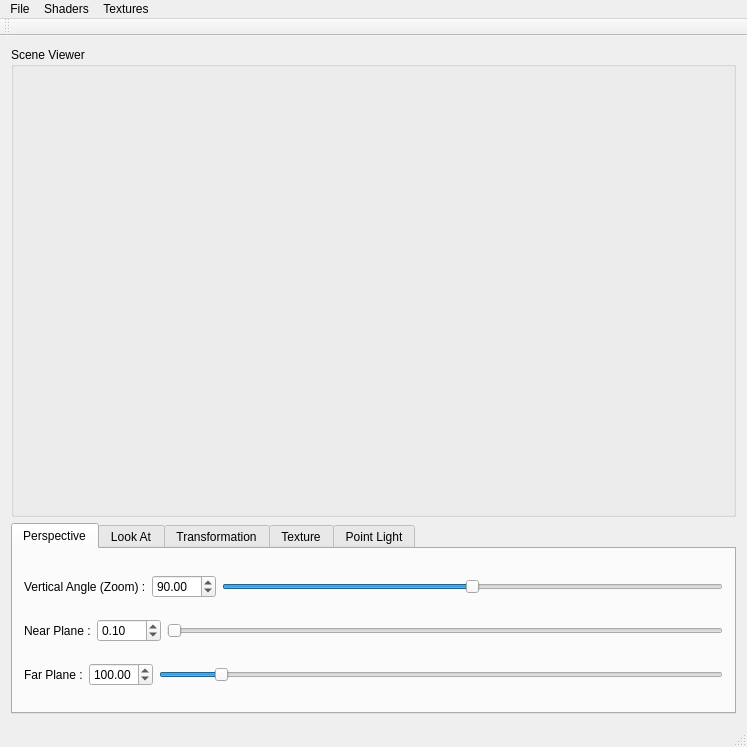
<?xml version="1.0" encoding="UTF-8"?>
<ui version="4.0">
 <class>MainWindow</class>
 <widget class="QMainWindow" name="MainWindow">
  <property name="geometry">
   <rect>
    <x>0</x>
    <y>0</y>
    <width>747</width>
    <height>747</height>
   </rect>
  </property>
  <property name="windowTitle">
   <string>MainWindow</string>
  </property>
  <widget class="QWidget" name="centralWidget">
   <layout class="QGridLayout" name="gridLayout">
    <item row="0" column="0">
     <widget class="QGroupBox" name="groupBox">
      <property name="sizePolicy">
       <sizepolicy hsizetype="Preferred" vsizetype="Expanding">
        <horstretch>0</horstretch>
        <verstretch>0</verstretch>
       </sizepolicy>
      </property>
      <property name="title">
       <string>Scene Viewer</string>
      </property>
      <layout class="QGridLayout" name="gridLayout_2"/>
     </widget>
    </item>
    <item row="1" column="0">
     <widget class="QTabWidget" name="mainTabs">
      <property name="sizePolicy">
       <sizepolicy hsizetype="Expanding" vsizetype="Fixed">
        <horstretch>0</horstretch>
        <verstretch>0</verstretch>
       </sizepolicy>
      </property>
      <property name="currentIndex">
       <number>0</number>
      </property>
      <widget class="QWidget" name="perspectiveTab">
       <attribute name="title">
        <string>Perspective</string>
       </attribute>
       <layout class="QGridLayout" name="gridLayout_7">
        <item row="0" column="0">
         <layout class="QHBoxLayout" name="horizontalLayout_2">
          <item>
           <widget class="QLabel" name="label">
            <property name="sizePolicy">
             <sizepolicy hsizetype="Fixed" vsizetype="Preferred">
              <horstretch>0</horstretch>
              <verstretch>0</verstretch>
             </sizepolicy>
            </property>
            <property name="text">
             <string>Vertical Angle (Zoom) :</string>
            </property>
           </widget>
          </item>
          <item>
           <widget class="QDoubleSpinBox" name="persVerticalAngleSpin">
            <property name="decimals">
             <number>2</number>
            </property>
            <property name="minimum">
             <double>0.000000000000000</double>
            </property>
            <property name="maximum">
             <double>180.000000000000000</double>
            </property>
            <property name="singleStep">
             <double>0.100000000000000</double>
            </property>
            <property name="value">
             <double>90.000000000000000</double>
            </property>
           </widget>
          </item>
          <item>
           <widget class="QSlider" name="persVerticalAngleSlider">
            <property name="maximum">
             <number>18000</number>
            </property>
            <property name="pageStep">
             <number>10</number>
            </property>
            <property name="value">
             <number>9000</number>
            </property>
            <property name="sliderPosition">
             <number>9000</number>
            </property>
            <property name="orientation">
             <enum>Qt::Horizontal</enum>
            </property>
           </widget>
          </item>
         </layout>
        </item>
        <item row="1" column="0">
         <layout class="QHBoxLayout" name="horizontalLayout_4">
          <item>
           <widget class="QLabel" name="label_3">
            <property name="sizePolicy">
             <sizepolicy hsizetype="Fixed" vsizetype="Preferred">
              <horstretch>0</horstretch>
              <verstretch>0</verstretch>
             </sizepolicy>
            </property>
            <property name="text">
             <string>Near Plane :</string>
            </property>
           </widget>
          </item>
          <item>
           <widget class="QDoubleSpinBox" name="persNearSpin">
            <property name="decimals">
             <number>2</number>
            </property>
            <property name="minimum">
             <double>0.000000000000000</double>
            </property>
            <property name="maximum">
             <double>999.000000000000000</double>
            </property>
            <property name="singleStep">
             <double>0.100000000000000</double>
            </property>
            <property name="value">
             <double>0.100000000000000</double>
            </property>
           </widget>
          </item>
          <item>
           <widget class="QSlider" name="persNearSlider">
            <property name="maximum">
             <number>99900</number>
            </property>
            <property name="value">
             <number>10</number>
            </property>
            <property name="orientation">
             <enum>Qt::Horizontal</enum>
            </property>
           </widget>
          </item>
         </layout>
        </item>
        <item row="2" column="0">
         <layout class="QHBoxLayout" name="horizontalLayout_5">
          <item>
           <widget class="QLabel" name="label_4">
            <property name="sizePolicy">
             <sizepolicy hsizetype="Fixed" vsizetype="Preferred">
              <horstretch>0</horstretch>
              <verstretch>0</verstretch>
             </sizepolicy>
            </property>
            <property name="text">
             <string>Far Plane :</string>
            </property>
           </widget>
          </item>
          <item>
           <widget class="QDoubleSpinBox" name="persFarSpin">
            <property name="minimum">
             <double>0.000000000000000</double>
            </property>
            <property name="maximum">
             <double>999.000000000000000</double>
            </property>
            <property name="singleStep">
             <double>0.100000000000000</double>
            </property>
            <property name="value">
             <double>100.000000000000000</double>
            </property>
           </widget>
          </item>
          <item>
           <widget class="QSlider" name="persFarSlider">
            <property name="maximum">
             <number>99900</number>
            </property>
            <property name="value">
             <number>10000</number>
            </property>
            <property name="orientation">
             <enum>Qt::Horizontal</enum>
            </property>
           </widget>
          </item>
         </layout>
        </item>
       </layout>
      </widget>
      <widget class="QWidget" name="lookAtTab">
       <attribute name="title">
        <string>Look At</string>
       </attribute>
       <layout class="QGridLayout" name="gridLayout_3">
        <item row="0" column="0">
         <layout class="QHBoxLayout" name="horizontalLayout_6">
          <item>
           <widget class="QLabel" name="label_5">
            <property name="sizePolicy">
             <sizepolicy hsizetype="Fixed" vsizetype="Preferred">
              <horstretch>0</horstretch>
              <verstretch>0</verstretch>
             </sizepolicy>
            </property>
            <property name="text">
             <string>Eye (X,Y,Z) :</string>
            </property>
           </widget>
          </item>
          <item>
           <widget class="QDoubleSpinBox" name="lookEyeXSpin">
            <property name="minimum">
             <double>-99999.000000000000000</double>
            </property>
            <property name="maximum">
             <double>99999.000000000000000</double>
            </property>
            <property name="singleStep">
             <double>0.100000000000000</double>
            </property>
            <property name="value">
             <double>0.000000000000000</double>
            </property>
           </widget>
          </item>
          <item>
           <widget class="QDoubleSpinBox" name="lookEyeYSpin">
            <property name="minimum">
             <double>-99999.000000000000000</double>
            </property>
            <property name="maximum">
             <double>99999.000000000000000</double>
            </property>
            <property name="singleStep">
             <double>0.100000000000000</double>
            </property>
            <property name="value">
             <double>0.000000000000000</double>
            </property>
           </widget>
          </item>
          <item>
           <widget class="QDoubleSpinBox" name="lookEyeZSpin">
            <property name="minimum">
             <double>-99999.000000000000000</double>
            </property>
            <property name="maximum">
             <double>99999.000000000000000</double>
            </property>
            <property name="singleStep">
             <double>0.100000000000000</double>
            </property>
            <property name="value">
             <double>1.000000000000000</double>
            </property>
           </widget>
          </item>
         </layout>
        </item>
        <item row="1" column="0">
         <layout class="QHBoxLayout" name="horizontalLayout_7">
          <item>
           <widget class="QLabel" name="label_6">
            <property name="sizePolicy">
             <sizepolicy hsizetype="Fixed" vsizetype="Preferred">
              <horstretch>0</horstretch>
              <verstretch>0</verstretch>
             </sizepolicy>
            </property>
            <property name="text">
             <string>Center (X,Y,Z) :</string>
            </property>
           </widget>
          </item>
          <item>
           <widget class="QDoubleSpinBox" name="lookCenterXSpin">
            <property name="minimum">
             <double>-99999.000000000000000</double>
            </property>
            <property name="maximum">
             <double>99999.000000000000000</double>
            </property>
            <property name="singleStep">
             <double>0.100000000000000</double>
            </property>
           </widget>
          </item>
          <item>
           <widget class="QDoubleSpinBox" name="lookCenterYSpin">
            <property name="minimum">
             <double>-99999.000000000000000</double>
            </property>
            <property name="maximum">
             <double>99999.000000000000000</double>
            </property>
            <property name="singleStep">
             <double>0.100000000000000</double>
            </property>
           </widget>
          </item>
          <item>
           <widget class="QDoubleSpinBox" name="lookCenterZSpin">
            <property name="minimum">
             <double>-99999.000000000000000</double>
            </property>
            <property name="maximum">
             <double>99999.000000000000000</double>
            </property>
            <property name="singleStep">
             <double>0.100000000000000</double>
            </property>
           </widget>
          </item>
         </layout>
        </item>
        <item row="2" column="0">
         <layout class="QHBoxLayout" name="horizontalLayout_8">
          <item>
           <widget class="QLabel" name="label_7">
            <property name="sizePolicy">
             <sizepolicy hsizetype="Fixed" vsizetype="Preferred">
              <horstretch>0</horstretch>
              <verstretch>0</verstretch>
             </sizepolicy>
            </property>
            <property name="text">
             <string>Up (X,Y,Z) :</string>
            </property>
           </widget>
          </item>
          <item>
           <widget class="QDoubleSpinBox" name="lookUpXSpin">
            <property name="minimum">
             <double>-99999.000000000000000</double>
            </property>
            <property name="maximum">
             <double>99999.000000000000000</double>
            </property>
            <property name="singleStep">
             <double>0.100000000000000</double>
            </property>
           </widget>
          </item>
          <item>
           <widget class="QDoubleSpinBox" name="lookUpYSpin">
            <property name="minimum">
             <double>-99999.000000000000000</double>
            </property>
            <property name="maximum">
             <double>99999.000000000000000</double>
            </property>
            <property name="singleStep">
             <double>0.100000000000000</double>
            </property>
            <property name="value">
             <double>1.000000000000000</double>
            </property>
           </widget>
          </item>
          <item>
           <widget class="QDoubleSpinBox" name="lookUpZSpin">
            <property name="minimum">
             <double>-99999.000000000000000</double>
            </property>
            <property name="maximum">
             <double>99999.000000000000000</double>
            </property>
            <property name="singleStep">
             <double>0.100000000000000</double>
            </property>
           </widget>
          </item>
         </layout>
        </item>
       </layout>
      </widget>
      <widget class="QWidget" name="transformTab">
       <attribute name="title">
        <string>Transformation</string>
       </attribute>
       <layout class="QGridLayout" name="gridLayout_4">
        <item row="0" column="0">
         <layout class="QHBoxLayout" name="horizontalLayout_9">
          <item>
           <widget class="QLabel" name="label_8">
            <property name="sizePolicy">
             <sizepolicy hsizetype="Fixed" vsizetype="Preferred">
              <horstretch>0</horstretch>
              <verstretch>0</verstretch>
             </sizepolicy>
            </property>
            <property name="text">
             <string>Scale :</string>
            </property>
           </widget>
          </item>
          <item>
           <widget class="QDoubleSpinBox" name="scaleSpin">
            <property name="minimum">
             <double>-99999.000000000000000</double>
            </property>
            <property name="maximum">
             <double>99999.000000000000000</double>
            </property>
            <property name="singleStep">
             <double>0.100000000000000</double>
            </property>
            <property name="value">
             <double>1.000000000000000</double>
            </property>
           </widget>
          </item>
         </layout>
        </item>
        <item row="1" column="0">
         <layout class="QHBoxLayout" name="horizontalLayout_10">
          <item>
           <widget class="QLabel" name="label_9">
            <property name="sizePolicy">
             <sizepolicy hsizetype="Fixed" vsizetype="Preferred">
              <horstretch>0</horstretch>
              <verstretch>0</verstretch>
             </sizepolicy>
            </property>
            <property name="text">
             <string>Translate (X,Y,Z) :</string>
            </property>
           </widget>
          </item>
          <item>
           <widget class="QDoubleSpinBox" name="translateXSpin">
            <property name="minimum">
             <double>-99999.000000000000000</double>
            </property>
            <property name="maximum">
             <double>99999.000000000000000</double>
            </property>
            <property name="singleStep">
             <double>0.100000000000000</double>
            </property>
           </widget>
          </item>
          <item>
           <widget class="QDoubleSpinBox" name="translateYSpin">
            <property name="minimum">
             <double>-99999.000000000000000</double>
            </property>
            <property name="maximum">
             <double>99999.000000000000000</double>
            </property>
            <property name="singleStep">
             <double>0.100000000000000</double>
            </property>
           </widget>
          </item>
          <item>
           <widget class="QDoubleSpinBox" name="translateZSpin">
            <property name="minimum">
             <double>-99999.000000000000000</double>
            </property>
            <property name="maximum">
             <double>99999.000000000000000</double>
            </property>
            <property name="singleStep">
             <double>0.100000000000000</double>
            </property>
           </widget>
          </item>
         </layout>
        </item>
        <item row="4" column="0">
         <layout class="QHBoxLayout" name="horizontalLayout_11">
          <item>
           <spacer name="horizontalSpacer">
            <property name="orientation">
             <enum>Qt::Horizontal</enum>
            </property>
            <property name="sizeType">
             <enum>QSizePolicy::Maximum</enum>
            </property>
            <property name="sizeHint" stdset="0">
             <size>
              <width>19</width>
              <height>20</height>
             </size>
            </property>
           </spacer>
          </item>
          <item>
           <widget class="QLabel" name="label_10">
            <property name="sizePolicy">
             <sizepolicy hsizetype="Fixed" vsizetype="Preferred">
              <horstretch>0</horstretch>
              <verstretch>0</verstretch>
             </sizepolicy>
            </property>
            <property name="text">
             <string>Axis (X,Y,Z) :</string>
            </property>
           </widget>
          </item>
          <item>
           <widget class="QDoubleSpinBox" name="rotateXSpin">
            <property name="minimum">
             <double>-99999.000000000000000</double>
            </property>
            <property name="maximum">
             <double>99999.000000000000000</double>
            </property>
            <property name="singleStep">
             <double>0.100000000000000</double>
            </property>
           </widget>
          </item>
          <item>
           <widget class="QDoubleSpinBox" name="rotateYSpin">
            <property name="minimum">
             <double>-99999.000000000000000</double>
            </property>
            <property name="maximum">
             <double>99999.000000000000000</double>
            </property>
            <property name="singleStep">
             <double>0.100000000000000</double>
            </property>
           </widget>
          </item>
          <item>
           <widget class="QDoubleSpinBox" name="rotateZSpin">
            <property name="minimum">
             <double>-99999.000000000000000</double>
            </property>
            <property name="maximum">
             <double>99999.000000000000000</double>
            </property>
            <property name="singleStep">
             <double>0.100000000000000</double>
            </property>
           </widget>
          </item>
         </layout>
        </item>
        <item row="5" column="0">
         <layout class="QHBoxLayout" name="horizontalLayout_3">
          <item>
           <spacer name="horizontalSpacer_2">
            <property name="orientation">
             <enum>Qt::Horizontal</enum>
            </property>
            <property name="sizeType">
             <enum>QSizePolicy::Maximum</enum>
            </property>
            <property name="sizeHint" stdset="0">
             <size>
              <width>19</width>
              <height>20</height>
             </size>
            </property>
           </spacer>
          </item>
          <item>
           <widget class="QLabel" name="label_14">
            <property name="text">
             <string>Angle (-360 : +360) :</string>
            </property>
           </widget>
          </item>
          <item>
           <widget class="QDoubleSpinBox" name="rotateAngleSpin">
            <property name="minimum">
             <double>-99999.000000000000000</double>
            </property>
            <property name="maximum">
             <double>99999.000000000000000</double>
            </property>
            <property name="singleStep">
             <double>0.100000000000000</double>
            </property>
           </widget>
          </item>
          <item>
           <widget class="QSlider" name="rotateAngleSlider">
            <property name="minimum">
             <number>-3600</number>
            </property>
            <property name="maximum">
             <number>3600</number>
            </property>
            <property name="orientation">
             <enum>Qt::Horizontal</enum>
            </property>
           </widget>
          </item>
         </layout>
        </item>
        <item row="2" column="0">
         <widget class="Line" name="line">
          <property name="orientation">
           <enum>Qt::Horizontal</enum>
          </property>
         </widget>
        </item>
        <item row="3" column="0">
         <widget class="QLabel" name="label_15">
          <property name="text">
           <string>Rotate:</string>
          </property>
         </widget>
        </item>
       </layout>
      </widget>
      <widget class="QWidget" name="textureTab">
       <attribute name="title">
        <string>Texture</string>
       </attribute>
       <layout class="QGridLayout" name="gridLayout_6">
        <item row="0" column="0">
         <layout class="QHBoxLayout" name="horizontalLayout">
          <item>
           <widget class="QLabel" name="label_2">
            <property name="text">
             <string>Texture File :</string>
            </property>
           </widget>
          </item>
          <item>
           <widget class="QLineEdit" name="textureFileEdit"/>
          </item>
          <item>
           <widget class="QPushButton" name="browseTextureBtn">
            <property name="text">
             <string>Browse</string>
            </property>
           </widget>
          </item>
         </layout>
        </item>
       </layout>
      </widget>
      <widget class="QWidget" name="diffuseLightTab">
       <attribute name="title">
        <string>Point Light</string>
       </attribute>
       <layout class="QGridLayout" name="gridLayout_5">
        <item row="1" column="0">
         <layout class="QHBoxLayout" name="horizontalLayout_14">
          <item>
           <widget class="QLabel" name="label_12">
            <property name="sizePolicy">
             <sizepolicy hsizetype="Fixed" vsizetype="Preferred">
              <horstretch>0</horstretch>
              <verstretch>0</verstretch>
             </sizepolicy>
            </property>
            <property name="text">
             <string>Ia :</string>
            </property>
           </widget>
          </item>
          <item>
           <widget class="QDoubleSpinBox" name="lightIa1Spin">
            <property name="singleStep">
             <double>0.100000000000000</double>
            </property>
            <property name="value">
             <double>0.000000000000000</double>
            </property>
           </widget>
          </item>
          <item>
           <widget class="QDoubleSpinBox" name="lightIa2Spin">
            <property name="singleStep">
             <double>0.100000000000000</double>
            </property>
            <property name="value">
             <double>1.000000000000000</double>
            </property>
           </widget>
          </item>
          <item>
           <widget class="QDoubleSpinBox" name="lightIa3Spin">
            <property name="singleStep">
             <double>0.100000000000000</double>
            </property>
            <property name="value">
             <double>0.000000000000000</double>
            </property>
           </widget>
          </item>
         </layout>
        </item>
        <item row="3" column="0">
         <layout class="QHBoxLayout" name="horizontalLayout_41">
          <item>
           <widget class="QLabel" name="label_21">
            <property name="sizePolicy">
             <sizepolicy hsizetype="Fixed" vsizetype="Preferred">
              <horstretch>0</horstretch>
              <verstretch>0</verstretch>
             </sizepolicy>
            </property>
            <property name="text">
             <string>Is :</string>
            </property>
           </widget>
          </item>
          <item>
           <widget class="QDoubleSpinBox" name="lightIs1Spin">
            <property name="singleStep">
             <double>0.100000000000000</double>
            </property>
            <property name="value">
             <double>0.000000000000000</double>
            </property>
           </widget>
          </item>
          <item>
           <widget class="QDoubleSpinBox" name="lightIs2Spin">
            <property name="singleStep">
             <double>0.100000000000000</double>
            </property>
            <property name="value">
             <double>1.000000000000000</double>
            </property>
           </widget>
          </item>
          <item>
           <widget class="QDoubleSpinBox" name="lightIs3Spin">
            <property name="singleStep">
             <double>0.100000000000000</double>
            </property>
            <property name="value">
             <double>0.000000000000000</double>
            </property>
           </widget>
          </item>
         </layout>
        </item>
        <item row="4" column="0">
         <layout class="QHBoxLayout" name="horizontalLayout_42">
          <item>
           <widget class="QLabel" name="label_421">
            <property name="sizePolicy">
             <sizepolicy hsizetype="Fixed" vsizetype="Preferred">
              <horstretch>0</horstretch>
              <verstretch>0</verstretch>
             </sizepolicy>
            </property>
            <property name="text">
             <string>Atenuation :</string>
            </property>
           </widget>
          </item>
          <item>
           <widget class="QDoubleSpinBox" name="lightCoefA">
            <property name="singleStep">
             <double>0.100000000000000</double>
            </property>
            <property name="value">
             <double>0.000000000000000</double>
            </property>
           </widget>
          </item>
          <item>
           <widget class="QDoubleSpinBox" name="lightCoefB">
            <property name="singleStep">
             <double>0.100000000000000</double>
            </property>
            <property name="value">
             <double>0.000000000000000</double>
            </property>
           </widget>
          </item>
          <item>
           <widget class="QDoubleSpinBox" name="lightCoefC">
            <property name="singleStep">
             <double>0.100000000000000</double>
            </property>
            <property name="value">
             <double>1.000000000000000</double>
            </property>
           </widget>
          </item>
         </layout>
        </item>
        <item row="0" column="0">
         <layout class="QHBoxLayout" name="horizontalLayout_13">
          <item>
           <widget class="QLabel" name="label_11">
            <property name="sizePolicy">
             <sizepolicy hsizetype="Fixed" vsizetype="Preferred">
              <horstretch>0</horstretch>
              <verstretch>0</verstretch>
             </sizepolicy>
            </property>
            <property name="text">
             <string>Position (X,Y,Z) :</string>
            </property>
           </widget>
          </item>
          <item>
           <widget class="QDoubleSpinBox" name="lightPosXSpin">
            <property name="minimum">
             <double>-99999.000000000000000</double>
            </property>
            <property name="maximum">
             <double>99999.000000000000000</double>
            </property>
            <property name="singleStep">
             <double>0.100000000000000</double>
            </property>
            <property name="value">
             <double>-25.000000000000000</double>
            </property>
           </widget>
          </item>
          <item>
           <widget class="QDoubleSpinBox" name="lightPosYSpin">
            <property name="minimum">
             <double>-99999.000000000000000</double>
            </property>
            <property name="maximum">
             <double>99999.000000000000000</double>
            </property>
            <property name="singleStep">
             <double>0.100000000000000</double>
            </property>
            <property name="value">
             <double>25.000000000000000</double>
            </property>
           </widget>
          </item>
          <item>
           <widget class="QDoubleSpinBox" name="lightPosZSpin">
            <property name="minimum">
             <double>-99999.000000000000000</double>
            </property>
            <property name="maximum">
             <double>99999.000000000000000</double>
            </property>
            <property name="singleStep">
             <double>0.100000000000000</double>
            </property>
            <property name="value">
             <double>25.000000000000000</double>
            </property>
           </widget>
          </item>
         </layout>
        </item>
        <item row="2" column="0">
         <layout class="QHBoxLayout" name="horizontalLayout_15">
          <item>
           <widget class="QLabel" name="label_13">
            <property name="sizePolicy">
             <sizepolicy hsizetype="Fixed" vsizetype="Preferred">
              <horstretch>0</horstretch>
              <verstretch>0</verstretch>
             </sizepolicy>
            </property>
            <property name="text">
             <string>Id :</string>
            </property>
           </widget>
          </item>
          <item>
           <widget class="QDoubleSpinBox" name="lightId1Spin">
            <property name="singleStep">
             <double>0.100000000000000</double>
            </property>
            <property name="value">
             <double>1.000000000000000</double>
            </property>
           </widget>
          </item>
          <item>
           <widget class="QDoubleSpinBox" name="lightId2Spin">
            <property name="singleStep">
             <double>0.100000000000000</double>
            </property>
            <property name="value">
             <double>1.000000000000000</double>
            </property>
           </widget>
          </item>
          <item>
           <widget class="QDoubleSpinBox" name="lightId3Spin">
            <property name="singleStep">
             <double>0.100000000000000</double>
            </property>
            <property name="value">
             <double>1.000000000000000</double>
            </property>
           </widget>
          </item>
         </layout>
        </item>
       </layout>
      </widget>
     </widget>
    </item>
   </layout>
  </widget>
  <widget class="QMenuBar" name="menuBar">
   <property name="geometry">
    <rect>
     <x>0</x>
     <y>0</y>
     <width>747</width>
     <height>22</height>
    </rect>
   </property>
   <widget class="QMenu" name="menuModels">
    <property name="title">
     <string>File</string>
    </property>
    <addaction name="action_obre_fitxer"/>
    <addaction name="action_obre_escena"/>
    <addaction name="action_obre_dades"/>
    <addaction name="separator"/>
    <addaction name="action_save_frame_as_image"/>
    <addaction name="action_start_and_save_animation"/>
    <addaction name="separator"/>
    <addaction name="actionAbout_Qt"/>
    <addaction name="separator"/>
    <addaction name="action_exit"/>
   </widget>
   <widget class="QMenu" name="menuShaders">
    <property name="title">
     <string>Shaders</string>
    </property>
    <addaction name="action_depth"/>
    <addaction name="action_gouraud"/>
    <addaction name="action_phong"/>
    <addaction name="action_toon"/>
   </widget>
   <widget class="QMenu" name="menuTextures">
    <property name="title">
     <string>Textures</string>
    </property>
    <addaction name="action_activa_background"/>
    <addaction name="action_phong_tex"/>
    <addaction name="action_bump_mapping"/>
    <addaction name="action_environmental_mapping"/>
    <addaction name="action_transparencies"/>
   </widget>
   <addaction name="menuModels"/>
   <addaction name="menuShaders"/>
   <addaction name="menuTextures"/>
  </widget>
  <widget class="QToolBar" name="mainToolBar">
   <attribute name="toolBarArea">
    <enum>TopToolBarArea</enum>
   </attribute>
   <attribute name="toolBarBreak">
    <bool>false</bool>
   </attribute>
  </widget>
  <widget class="QStatusBar" name="statusBar"/>
  <action name="action_phong">
   <property name="text">
    <string>Phong Shader</string>
   </property>
   <property name="toolTip">
    <string>Activar Phong Shader</string>
   </property>
   <property name="shortcut">
    <string>Alt+2</string>
   </property>
  </action>
  <action name="action_gouraud">
   <property name="text">
    <string>Gouraud Shader</string>
   </property>
   <property name="toolTip">
    <string>Activar Gouraud Shader</string>
   </property>
   <property name="shortcut">
    <string>Alt+1</string>
   </property>
  </action>
  <action name="action_toon">
   <property name="text">
    <string>Toon Shader</string>
   </property>
   <property name="toolTip">
    <string>Activar Toon Shader</string>
   </property>
   <property name="shortcut">
    <string>Alt+3</string>
   </property>
  </action>
  <action name="action_obre_fitxer">
   <property name="text">
    <string>Obre Fitxer .obj</string>
   </property>
   <property name="toolTip">
    <string>Obre Fitxer .obj</string>
   </property>
   <property name="shortcut">
    <string>Ctrl+F</string>
   </property>
  </action>
  <action name="action_activa_background">
   <property name="text">
    <string>Active background</string>
   </property>
   <property name="shortcut">
    <string>Ctrl+1</string>
   </property>
  </action>
  <action name="action_phong_tex">
   <property name="text">
    <string>PhongTex</string>
   </property>
   <property name="shortcut">
    <string>Ctrl+2</string>
   </property>
  </action>
  <action name="action_bump_mapping">
   <property name="text">
    <string>Bump-mapping</string>
   </property>
   <property name="shortcut">
    <string>Ctrl+3</string>
   </property>
  </action>
  <action name="action_environmental_mapping">
   <property name="text">
    <string>Environmental-mapping</string>
   </property>
   <property name="shortcut">
    <string>Ctrl+4</string>
   </property>
  </action>
  <action name="action_transparencies">
   <property name="text">
    <string>Transparencies</string>
   </property>
   <property name="shortcut">
    <string>Ctrl+5</string>
   </property>
  </action>
  <action name="action_afegeix_llum_puntual">
   <property name="text">
    <string>Afegeix Llum</string>
   </property>
  </action>
  <action name="action_save_frame_as_image">
   <property name="text">
    <string>Save Frame as Image</string>
   </property>
  </action>
  <action name="action_obre_escena">
   <property name="text">
    <string>Obre Escena</string>
   </property>
   <property name="shortcut">
    <string>Ctrl+E</string>
   </property>
  </action>
  <action name="action_start_and_save_animation">
   <property name="text">
    <string>Start and Save Animation</string>
   </property>
  </action>
  <action name="action_exit">
   <property name="text">
    <string>Exit</string>
   </property>
   <property name="shortcut">
    <string>Ctrl+Q</string>
   </property>
  </action>
  <action name="actionAbout_Qt">
   <property name="text">
    <string>About Qt</string>
   </property>
  </action>
  <action name="action_obre_dades">
   <property name="text">
    <string>Obre Dades</string>
   </property>
   <property name="shortcut">
    <string>Ctrl+D</string>
   </property>
  </action>
  <action name="action_depth">
   <property name="text">
    <string>Depth Shader</string>
   </property>
   <property name="shortcut">
    <string>Alt+0</string>
   </property>
  </action>
 </widget>
 <layoutdefault spacing="6" margin="11"/>
 <tabstops>
  <tabstop>mainTabs</tabstop>
  <tabstop>persVerticalAngleSpin</tabstop>
  <tabstop>persVerticalAngleSlider</tabstop>
  <tabstop>persNearSpin</tabstop>
  <tabstop>persNearSlider</tabstop>
  <tabstop>persFarSpin</tabstop>
  <tabstop>persFarSlider</tabstop>
  <tabstop>lookEyeXSpin</tabstop>
  <tabstop>lookEyeYSpin</tabstop>
  <tabstop>lookEyeZSpin</tabstop>
  <tabstop>lookCenterXSpin</tabstop>
  <tabstop>lookCenterYSpin</tabstop>
  <tabstop>lookCenterZSpin</tabstop>
  <tabstop>lookUpXSpin</tabstop>
  <tabstop>lookUpYSpin</tabstop>
  <tabstop>lookUpZSpin</tabstop>
  <tabstop>scaleSpin</tabstop>
  <tabstop>translateXSpin</tabstop>
  <tabstop>translateYSpin</tabstop>
  <tabstop>translateZSpin</tabstop>
  <tabstop>rotateXSpin</tabstop>
  <tabstop>rotateYSpin</tabstop>
  <tabstop>rotateZSpin</tabstop>
  <tabstop>rotateAngleSlider</tabstop>
  <tabstop>textureFileEdit</tabstop>
  <tabstop>browseTextureBtn</tabstop>
  <tabstop>lightPosXSpin</tabstop>
  <tabstop>lightPosYSpin</tabstop>
  <tabstop>lightPosZSpin</tabstop>
  <tabstop>lightIa1Spin</tabstop>
  <tabstop>lightIa2Spin</tabstop>
  <tabstop>lightIa3Spin</tabstop>
  <tabstop>lightId1Spin</tabstop>
  <tabstop>lightId2Spin</tabstop>
  <tabstop>lightId3Spin</tabstop>
  <tabstop>lightIs2Spin</tabstop>
  <tabstop>lightIs3Spin</tabstop>
 </tabstops>
 <resources/>
 <connections/>
</ui>
